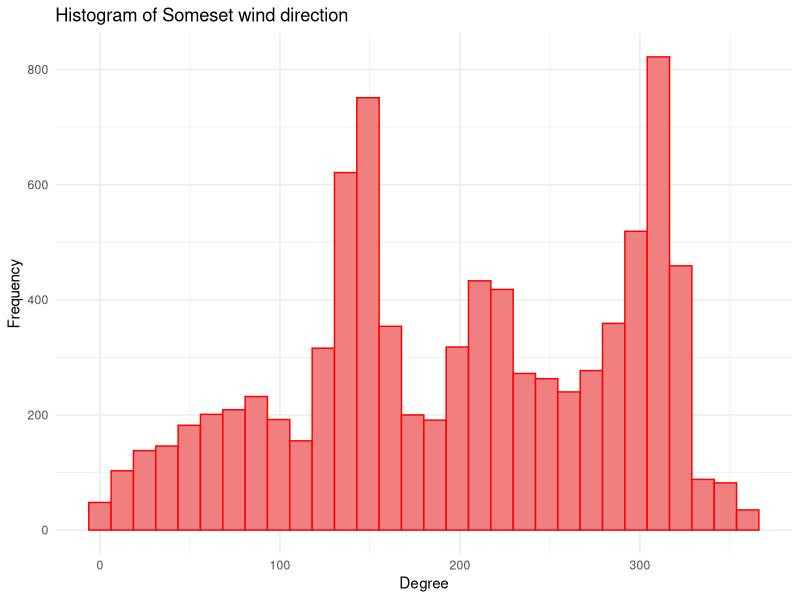
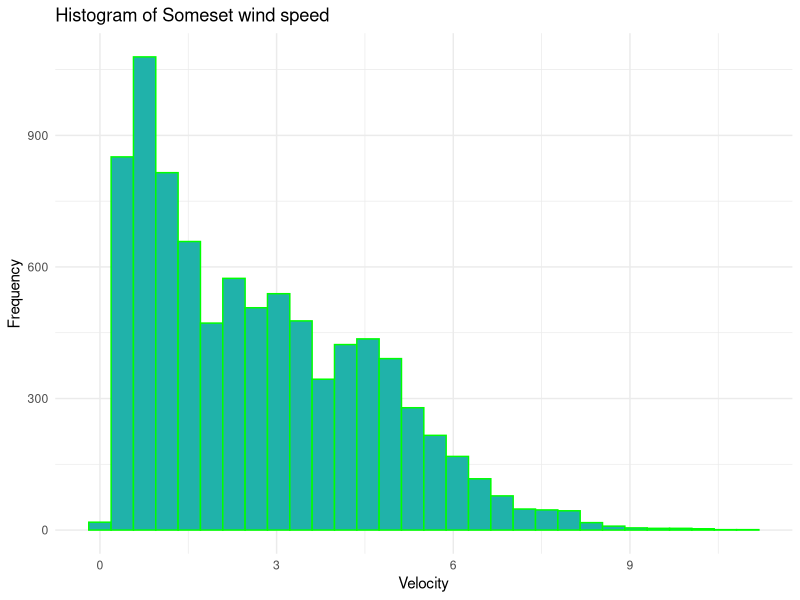
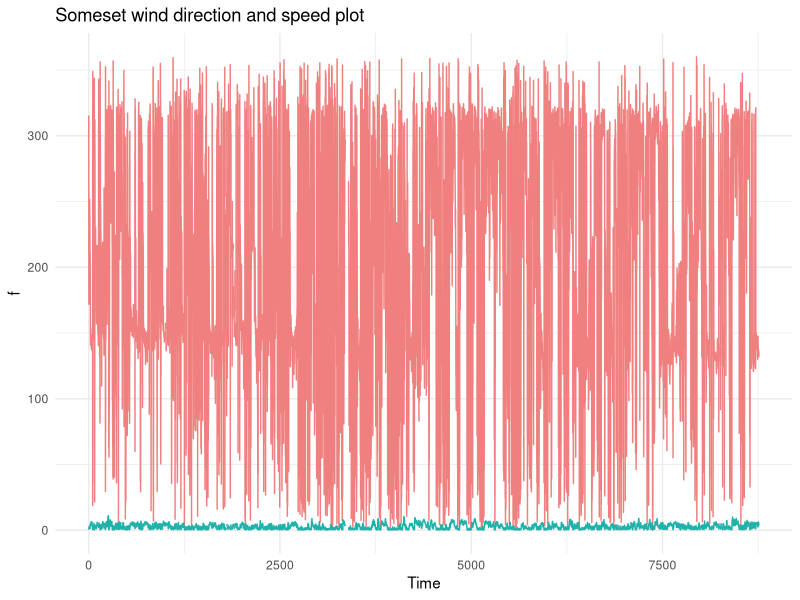

These charts were generated, in order, by the following R code:
## ---- chunk 1
# Import libraries
library(ggplot2)
library(readxl)

# Read data
dat <- read_xlsx(
	path = "../../data/Wind_direction_and_speed_2019.xlsx", 
	skip = 4
)

# Declare variables
dat <- head(dat, -8)
x_seq <- 1:nrow(dat)

# Convert non-numeric entries to NA.
for (i in 2:ncol(dat)) {
	dat[[i]] <- as.numeric(dat[[i]])
}

# Somerset wind direction is on column 12.
ggplot() +
	geom_histogram(
		mapping = aes(x = dat[[12]]), 
		color = "red",
		fill="lightcoral"
	) +
	labs(
		title = "Histogram of Someset wind direction", 
		x = "Degree", 
		y = "Frequency"
	) +
	theme_minimal()

# Somerset wind velocity is on column 13.
ggplot() +
	geom_histogram(
		mapping = aes(x = dat[[13]]), 
		color = "green",
		fill="lightseagreen"
	) +
	labs(
		title = "Histogram of Someset wind speed", 
		x = "Velocity", 
		y = "Frequency"
	) +
	theme_minimal()

# Plot time series
ggplot() +
	geom_line(
		mapping = aes(x = x_seq, y = (dat[[12]])/1), 
		color = "lightcoral"
	) +
	geom_line(
		mapping = aes(x = x_seq, y=(dat[[13]])/1), 
		color = "lightseagreen"
	) +
	labs(
		title = "Someset wind direction and speed plot", 
		x = "Time", 
		y = "f",
	) +
	theme_minimal()
